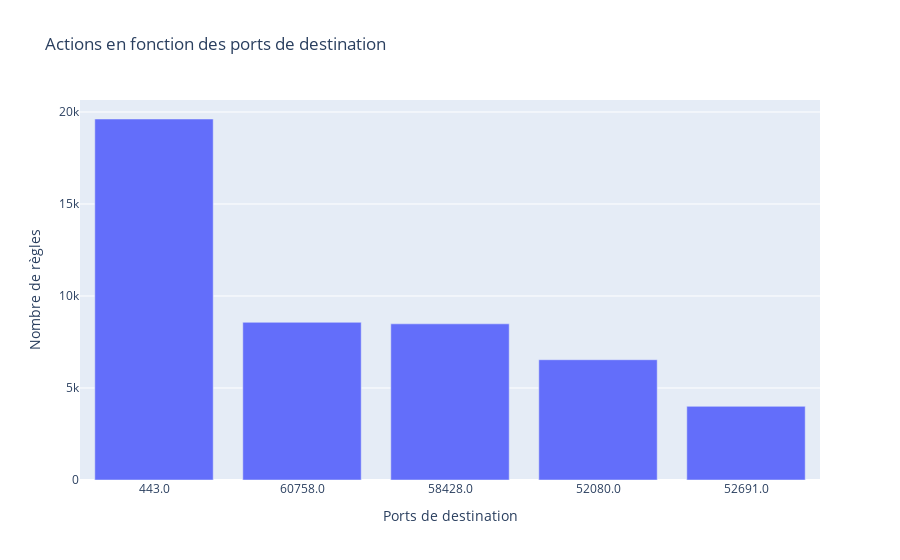

Notebook cell for this chart:
### Code cell
df_grouped_5 = df_grouped.sort_values(by=['count'], ascending=False).head(5)

# Créer un graphique en barres des actions en fonction des ports de destination
fig = go.Figure(data=[go.Bar(x=df_grouped_5.loc[df_grouped_5['action'] == 'PERMIT']['portdst'], 
                             y=df_grouped_5.loc[df_grouped_5['action'] == 'PERMIT']['count'], 
                             name='PERMIT'),
                      go.Bar(x=df_grouped_5.loc[df_grouped_5['action'] == 'DENY']['portdst'], 
                             y=df_grouped_5.loc[df_grouped_5['action'] == 'DENY']['count'], 
                             name='DENY')])

# Ajouter un titre et des labels d'axe
fig.update_layout(title='Actions en fonction des ports de destination', 
                  xaxis_title='Ports de destination', 
                  yaxis_title='Nombre de règles')

# Afficher le graphique
fig.show()

### Figure 1 — Plotly figure (JSON) as saved in the notebook; plotly's stock layout.template omitted (floating-point values rounded to 4 significant figures)
{"data": [{"name": "PERMIT", "type": "bar", "x": ["443.0", "60758.0", "58428.0", "52080.0", "52691.0"], "y": [19620, 8570, 8487, 6537, 4003]}, {"name": "DENY", "type": "bar", "x": [], "y": []}], "layout": {"title": {"text": "Actions en fonction des ports de destination"}, "xaxis": {"title": {"text": "Ports de destination"}}, "yaxis": {"title": {"text": "Nombre de règles"}}}}
